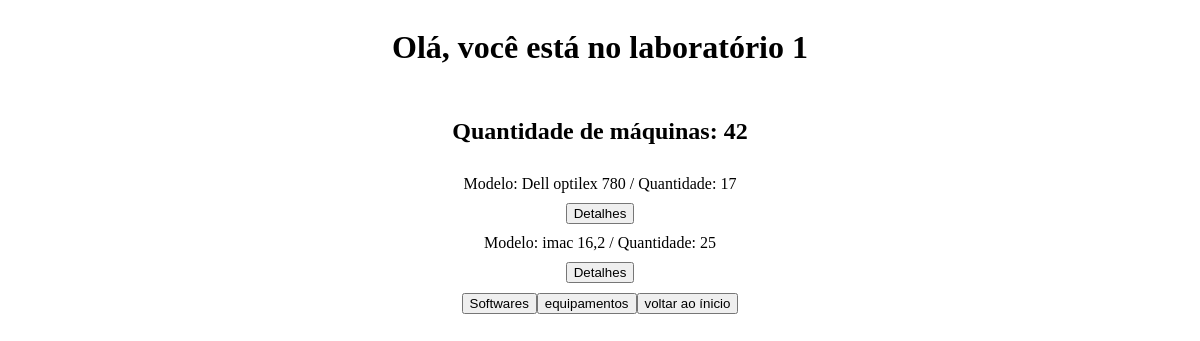
Screenshot of /inventario_labs/info_laboratorios.php?lab=1 with the database file from the repository.
### tables this page shows
CREATE TABLE `tb_modelos` (
  `modelo` varchar(100) NOT NULL,
  `lab1` int NOT NULL,
  `lab2` int NOT NULL,
  `lab3` int NOT NULL,
  `lab4` int NOT NULL,
  `lab5` int NOT NULL,
  `lab6` int NOT NULL,
  `id` int NOT NULL
);

### inventario_labs/info_laboratorios.php (the view, shortened to what this page needs)
<?php
    require 'conexao.php';
    if(isset($_GET['lab']) && !empty($_GET['lab'])){
        $id_lab = $_GET['lab'];
        $soma = $conexao->prepare("SELECT SUM(lab".$id_lab.") FROM tb_modelos");
        $soma->execute();
        $qnt_total = $soma->fetchAll(PDO::FETCH_ASSOC);
        $total = $qnt_total[0]['SUM(lab'.$id_lab.')'];
        $sql = $conexao->prepare("SELECT id,lab".$id_lab.", modelo FROM tb_modelos");
        $sql->execute();
        $dados = $sql->fetchAll();
        echo "<h1> Olá,  você está no laboratório ".$id_lab."</h1>";
        echo "<h2> Quantidade de máquinas: ".$total."</h2>";
            if(isset($_GET['perf']) && !empty($_GET['perf']) && $_GET['perf'] = 'adm'){
                session_start();
                    if ((!isset($_SESSION['usuario']) || empty($_SESSION['usuario'])) && (!isset($_SESSION['senha']) || empty($_SESSION['senha']))){
                        header('Location: login.php');
                        exit;
                    } else {
                        foreach ($dados as $key => $value) {
                            if($dados[$key]['lab'.$id_lab] != 0){
                                echo 'Modelo: '.$dados[$key]['modelo']." / ";
                                echo 'Quantidade: '.$dados[$key]['lab'.$id_lab];
                                echo '<a href="mostra_detalhes.php?perf=adm&lab='.$id_lab.'&detalhe='.$dados[$key]['modelo'].'"&><button>Detalhes</button></a>';
                                echo '<a href = "info_laboratorios.php?perf=adm&lab='.$id_lab.'&remove='.$dados[$key]['id'].'"><button type="submit">remover modelo</button></a>';
                                echo '<a href = "info_laboratorios.php?perf=adm&lab='.$id_lab.'&add='.$dados[$key]['id'].'"><button type="submit">+</button></a>';
                                echo '<a href = "info_laboratorios.php?perf=adm&lab='.$id_lab.'&del='.$dados[$key]['id'].'"><button type="submit">-</button></a>';
                               echo '<br>';
                            }
                        }
                        echo '<div>';
                        echo '<a href="add_modelo.php?lab='.$id_lab.'&perf=adm"><button>Adicionar modelos</button></a>';
                        echo '<a href = "cadastro_inventario.php?lab='.$id_lab.'"><button>Cadastrar novo modelo</button></a>';
                        echo '<a href="info_softwares.php?lab='.$id_lab.'&perf=adm"><button>Softwares</button></a>';
                        echo '<a href="info_equipamentos.php?lab='.$id_lab.'&perf=adm"><button>equipamentos</button></a>';
                        echo '<a href="index.php?perf=adm"><button>voltar ao ínicio</button></a>';
                        echo '</div>';
                    }
            } else {
                foreach ($dados as $key => $value) {
                    if($dados[$key]['lab'.$id_lab] != 0){
                           echo 'Modelo: '.$dados[$key]['modelo']." / ";
                           echo 'Quantidade: '.$dados[$key]['lab'.$id_lab];
                           echo '<a href="mostra_detalhes.php?lab='.$id_lab.'&detalhe='.$dados[$key]['modelo'].'"&><button>Detalhes</button></a>';
                       }
               }
               echo '<div>';
               echo '<a href="info_softwares.php?lab='.$id_lab.'"><button>Softwares</button></a>';
               echo '<a href="info_equipamentos.php?lab='.$id_lab.'"><button>equipamentos</button></a>';
               echo '<a href="index.php"><button>voltar ao ínicio</button></a>';
               echo '</div>';
            }
    }
?>
<!DOCTYPE html>
<html lang="pt-br">
<head>
    <link rel="stylesheet" href="style.css">
</head>
<body>
</body>
</html>

### inventario_labs/style.css (style rules this page uses)
body { text-align: center; gap: 10px; display: flex; flex-flow: column nowrap; justify-content: center; align-items: center; }

### rows the page displays
tb_modelos: modelo "Dell optilex 780", lab1 "17"
tb_modelos: modelo "imac 16,2", lab1 "25"

### other values shown
$id_lab "1"
$total "42"
